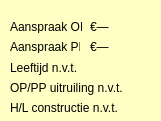
   <widget class="QFrame" name="frame_NN67">
    <property name="geometry">
     <rect>
      <x>840</x>
      <y>640</y>
      <width>161</width>
      <height>121</height>
     </rect>
    </property>
    <property name="font">
     <font>
      <pointsize>10</pointsize>
      <weight>75</weight>
      <bold>true</bold>
     </font>
    </property>
    <property name="styleSheet">
     <string notr="true">background-color: rgb(255, 255, 197);</string>
    </property>
    <widget class="QLabel" name="lbl_NN67_AanspraakOP">
     <property name="geometry">
      <rect>
       <x>10</x>
       <y>20</y>
       <width>72</width>
       <height>13</height>
      </rect>
     </property>
     <property name="text">
      <string>Aanspraak OP:</string>
     </property>
    </widget>
    <widget class="QLabel" name="lbl_NN67_OP_PP">
     <property name="geometry">
      <rect>
       <x>10</x>
       <y>80</y>
       <width>141</width>
       <height>16</height>
      </rect>
     </property>
     <property name="text">
      <string>OP/PP uitruiling n.v.t.</string>
     </property>
    </widget>
    <widget class="QLabel" name="lbl_NN67_hlConstructie">
     <property name="geometry">
      <rect>
       <x>10</x>
       <y>100</y>
       <width>141</width>
       <height>16</height>
      </rect>
     </property>
     <property name="text">
      <string>H/L constructie n.v.t.</string>
     </property>
    </widget>
    <widget class="QLabel" name="lbl_NN67_pLeeftijd">
     <property name="geometry">
      <rect>
       <x>10</x>
       <y>60</y>
       <width>141</width>
       <height>16</height>
      </rect>
     </property>
     <property name="text">
      <string>Leeftijd n.v.t.</string>
     </property>
    </widget>
    <widget class="QLabel" name="lbl_NN67_AanspraakPP">
     <property name="geometry">
      <rect>
       <x>10</x>
       <y>40</y>
       <width>70</width>
       <height>13</height>
      </rect>
     </property>
     <property name="text">
      <string>Aanspraak PP:</string>
     </property>
    </widget>
    <widget class="QLabel" name="lbl_NN67_OP">
     <property name="geometry">
      <rect>
       <x>90</x>
       <y>20</y>
       <width>47</width>
       <height>13</height>
      </rect>
     </property>
     <property name="text">
      <string>€—</string>
     </property>
    </widget>
    <widget class="QLabel" name="lbl_NN67_PP">
     <property name="geometry">
      <rect>
       <x>90</x>
       <y>40</y>
       <width>47</width>
       <height>13</height>
      </rect>
     </property>
     <property name="text">
      <string>€—</string>
     </property>
    </widget>
   </widget>
